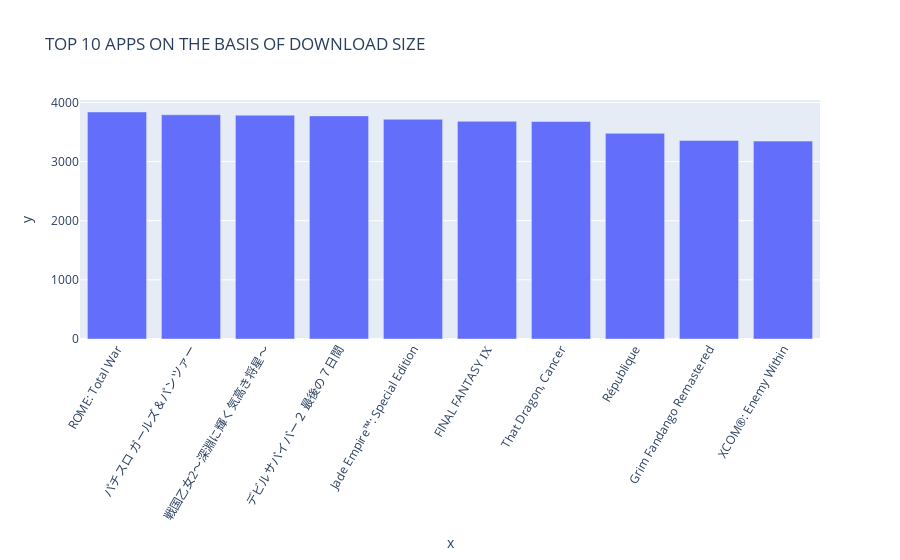

Notebook source saved alongside this figure:
### Markdown cell above
Top 10 apps on the basis of download size

### Code cell
df_download = df.sort_values('size_bytes', ascending=False)
df_download.size_bytes /= 1024*1024 #Conversion from Bytes to MegaBytes
subset_df_download = df_download[:10]

visualizer(subset_df_download.track_name, subset_df_download.size_bytes, "bar", "TOP 10 APPS ON THE BASIS OF DOWNLOAD SIZE",
          "APP NAME", "DOWNLOAD SIZE (in MB)", True, -60)

### Figure 1 — Plotly figure (JSON) as saved in the notebook; plotly's stock layout.template omitted (floating-point values rounded to 4 significant figures)
{"data": [{"alignmentgroup": "True", "hovertemplate": "x=%{x}<br>y=%{y}<extra></extra>", "legendgroup": "", "marker": {"color": "#636efa", "pattern": {"shape": ""}}, "name": "", "offsetgroup": "", "orientation": "v", "showlegend": false, "textposition": "auto", "type": "bar", "x": ["ROME: Total War", "パチスロ ガールズ＆パンツァー", "戦国乙女2～深淵に輝く気高き将星～", "デビルサバイバー２ 最後の７日間", "Jade Empire™: Special Edition", "FINAL FANTASY Ⅸ", "That Dragon, Cancer", "République", "Grim Fandango Remastered", "XCOM®: Enemy Within"], "xaxis": "x", "y": [3839.0, 3791.0, 3785.0, 3773.0, 3716.0, 3682.0, 3678.0, 3478.0, 3358.0, 3346.0], "yaxis": "y"}], "layout": {"autosize": true, "barmode": "relative", "legend": {"tracegroupgap": 0}, "title": {"text": "TOP 10 APPS ON THE BASIS OF DOWNLOAD SIZE"}, "xaxis": {"anchor": "y", "autorange": true, "domain": [0, 1], "range": [-0.5, 9.5], "tickangle": -60, "title": {"text": "x"}, "type": "category"}, "yaxis": {"anchor": "x", "autorange": true, "domain": [0, 1], "range": [0, 4042.0], "title": {"text": "y"}, "type": "linear"}}}
